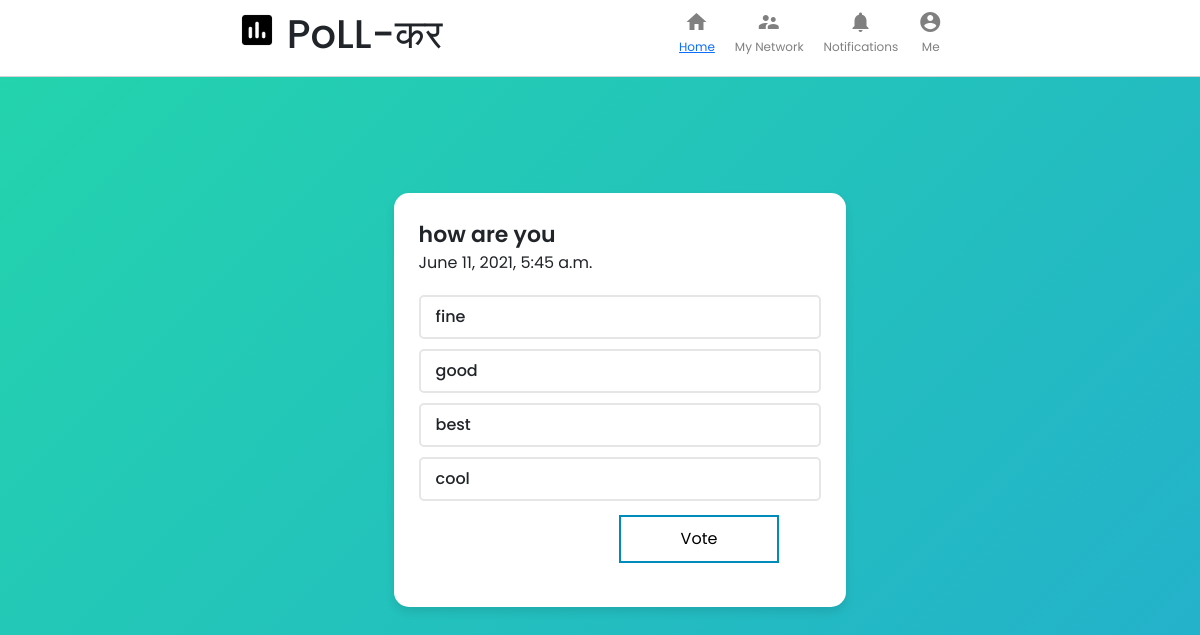
The page /vote/7 on the database as committed earlier.
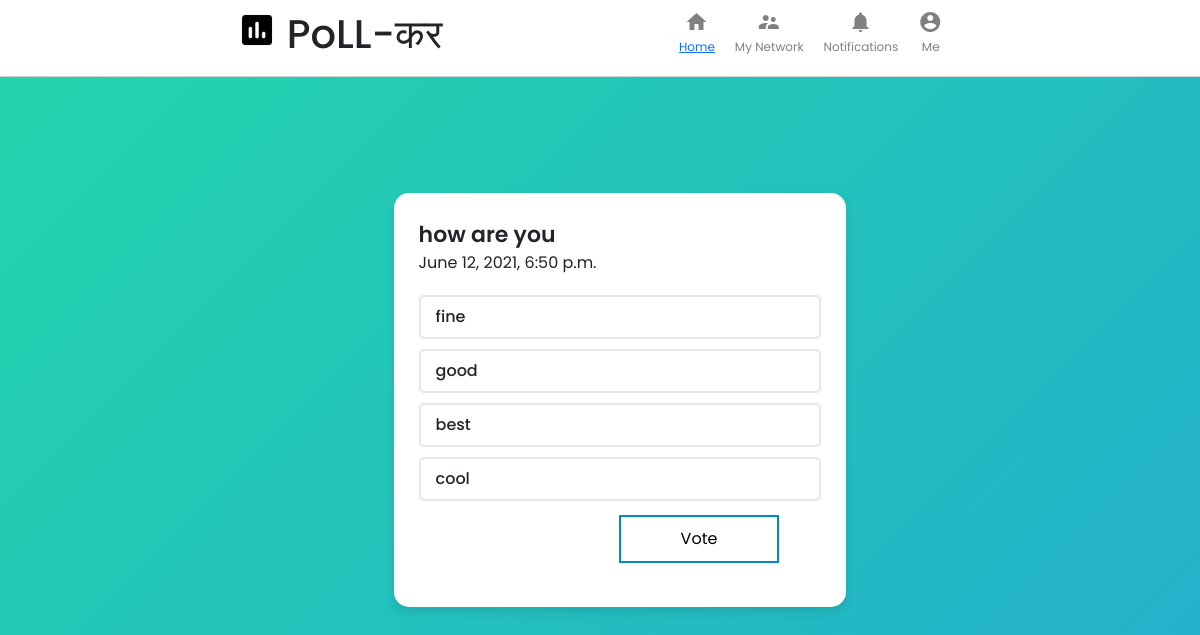
The same page on the database as committed later.
### main/models.py (models this page shows, shortened)
class Poll(models.Model):
    question = models.TextField()
    datetime = models.DateTimeField(auto_now=True)
    option_one = models.CharField(max_length=56)
    option_two = models.CharField(max_length=56)
    option_three = models.CharField(max_length=56)
    option_four = models.CharField(max_length=56)
    option_one_count = models.IntegerField(default=0)
    option_two_count = models.IntegerField(default=0)
    option_three_count = models.IntegerField(default=0)
    option_four_count = models.IntegerField(default=0)

### main/views.py (the view, shortened to what this page needs)
# urls.py: path('vote/<int:pk>', views.vote, name= 'vote' ),
def vote(request, pk):
    poll = models.Poll.objects.get(pk=pk)
    context = {
        'poll': poll
    }
    return render( request, 'main/vote.html', context)

### templates/main/vote.html (shortened to what this page needs)
{% load static %}
<!DOCTYPE html>
<html lang="en">
<head>
    <link href="https://cdn.jsdelivr.net/npm/bootstrap@5.0.1/dist/css/bootstrap.min.css" rel="stylesheet">
    <link rel="stylesheet" href="{% static 'css/index.css' %}" />
    <link rel="stylesheet" href="{% static 'css/card.css' %}">
</head>
<body>
    <div class="header">
        <div class="header__left">
            <img src="{% static 'img/logo1.png' %}" alt="" />
            <h1>PoLL-कर</h1>
        </div>
        <div class="header__right">
            <div class="headerOption">
                <i class="material-icons headerOption__icon"> home </i>
                <h3><a class="active" href="{% url 'allpolls' %}">Home</a></h3>
            </div>
            <div class="headerOption">
                <i class="material-icons headerOption__icon"> supervisor_account </i>
                <h3>My Network</h3>
            </div>
            <div class="headerOption">
                <i class="material-icons headerOption__icon"> notifications </i>
                <h3>Notifications</h3>
            </div>
            <div class="headerOption">
                <i class="material-icons headerOption__icon"> account_circle </i>
                <h3>Me</h3>
            </div>
        </div>
    </div>
    <br><br><br><br>
            <div>
                <div class="wrapper">
                    <header>{{ poll.question }}</header>
                    <span class="text">{{ poll.datetime }}</span>
                    <form method="POST">
                    <div class="poll-area">
                        <label for="opt-1" class="opt-1">
                            <div class="row">
                                <div class="column">
                                    <span>{{ poll.option_one }}</span>
                                </div>
                            </div>
                        </label>
                        <label for="opt-2" class="opt-2">
                            <div class="row">
                                <div class="column">
                                    <span class="text">{{ poll.option_two }}</span>
                                </div>
                            </div>
                        </label>
                        <label for="opt-3" class="opt-3">
                            <div class="row">
                                <div class="column">
                                    <span class="text">{{ poll.option_three }}</span>
                                </div>
                            </div>
                        </label>
                        <label for="opt-4" class="opt-4">
                            <div class="row">
                                <div class="column">
                                    <span class="text">{{ poll.option_four }}</span>
                                </div>
                            </div>
                        </label>
                        <div>
                            <button type="submit" class="button button2">Vote</button>
                        </div>
                    </div>
                    </form>
                </div>
            </div>
</body>
</html>

### static/css/index.css (style rules this page uses)
* { margin: 0; padding: 0; }
body { background-repeat: no-repeat; background: linear-gradient(-45deg, #ee7752, #e73c7e, #23a6d5, #23d5ab); background-size: 400% 400%; animation: gradient 15s ease infinite; display: flex; flex-direction: column; align-items: center; }
.header__left img { object-fit: contain; height: 40px; margin-right: 10px; }
.header { width: 100%; display: flex; position: sticky; top: 0; z-index: 999; justify-content: space-evenly; border-bottom: 0.1px solid lightgray; padding-top: 10px; padding-bottom: 10px; width: 100%; background-color: white; }
.header__left { display: flex; }
.header__right { display: flex; }
.headerOption { display: flex; flex-direction: column; align-items: center; margin-right: 20px; color: gray; cursor: pointer; }
.headerOption h3 { font-size: 12px; margin-top: 10px; font-weight: 400; }
.headerOption__icon { margin-right: 5px; height: 20px; width: 20px; }

### static/css/card.css (style rules this page uses)
* { margin: 0; padding: 0; box-sizing: border-box; font-family: 'Poppins', sans-serif; }
.button { border: none; color: white; padding: 10px 60px; text-align: center; text-decoration: none; display: inline-block; font-size: 16px; margin: 4px 2px; transition-duration: 0.4s; cursor: pointer; margin-left: 200px; }
.button2 { background-color: white; color: black; border: 2px solid #008CBA; }
.wrapper { background: #fff; border-radius: 15px; padding: 25px; max-width: 650; margin: 20px; width: 100%; box-shadow: 0px 5px 10px rgba(0,0,0,0.1); }
.wrapper header { font-size: 22px; font-weight: 600; }
.wrapper .poll-area { margin: 20px 0 15px 0; }
.poll-area label { display: block; margin-bottom: 10px; border-radius: 5px; padding: 8px 15px; border: 2px solid #e6e6e6; transition: all 0.2s ease; }
label .row { display: flex; pointer-events: none; justify-content: space-between; }
label .row .column { display: flex; align-items: center; }
label .row span { font-size: 16px; font-weight: 500; }

Rows that differ between the two databases and show on the page:
changed Poll "how are you": datetime "June 11, 2021, 5:45 a.m." → "June 12, 2021, 6:50 p.m."
